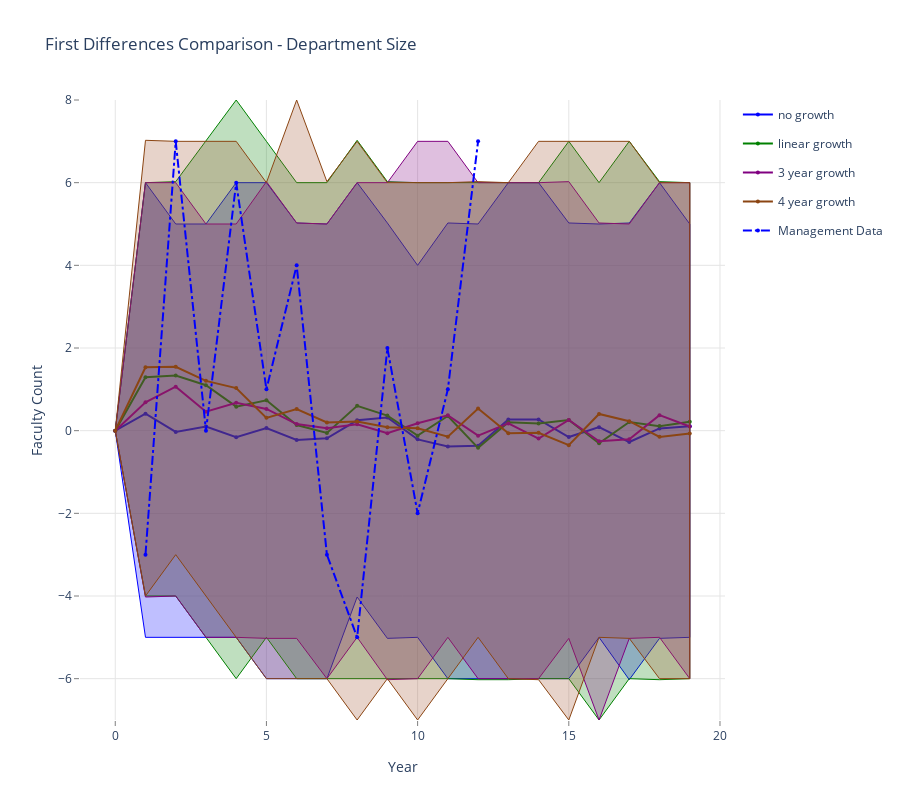

Notebook cell for this chart:
### Markdown cell above
## Plot of First Differences 

### Department Size first Differences

### Code cell
data = []
linecolors = ['rgb(0,0,255)', 'rgb(0,128,0)', 'rgb(128,0,128)', 'rgb(139,69,19)']
fillcolors = ['rgba(0,0,255,0.25)', 'rgba(0,128,0,0.25)', 'rgba(128,0,128,0.25)', 'rgba(160,82,45,0.25)']
legend_labels = ['no growth', 'linear growth', '3 year growth', '4 year growth']

for k,v in enumerate(mlist):
    data.append(go.Scatter(
        x=np.append(v['yr'], v['yr'].values[::-1]),
        y=np.append(v['deptn_1d_975'], v['deptn_1d_025'].values[::-1]),
        fill='tozerox',
        fillcolor=fillcolors[k],
        line=dict(color=linecolors[k],
                 width=1),
        legendgroup=legend_labels[k],
        showlegend=False,
        mode='lines',
        name=legend_labels[k],
    ))

    data.append(go.Scatter(
        x=v['yr'],
        y=v['deptn_1d_avg'],
        line=dict(color=linecolors[k],
                 width=2),
        legendgroup=legend_labels[k],
        showlegend=True,
        marker=dict(
            size=4),
        mode='lines+markers',
        name=legend_labels[k],
    ))


data.append(go.Scatter(
    x=v['yr'], 
    y=v['act_deptn_1d'],
    line=dict(color='blue',
             dash='dashdot'),
    name='Management Data',
    mode='lines+markers',
    marker=dict(
        size=4),

))

    
layout = go.Layout(
    title='First Differences Comparison - Department Size',
    height=800,
    width=900,
    paper_bgcolor='rgb(255,255,255)',
    plot_bgcolor='rgb(255,255,255)',
    xaxis=dict(
        visible=True,
        title='Year',
        gridcolor='rgb(229,229,229)',
        showgrid=True,
        showline=True,
        showticklabels=True,
        tickcolor='rgb(127,127,127)',
        ticks='outside',
        zeroline=False
    ),
    yaxis=dict(
        title='Faculty Count',
        gridcolor='rgb(229,229,229)',
        showgrid=True,
        showline=True,
        showticklabels=True,
        tickcolor='rgb(127,127,127)',
        ticks='outside',
        zeroline=False
    ),
)
fig = go.Figure(data=data, layout=layout)
plotly.offline.iplot(fig, filename= 'shaded_lines')

# export image for ingestion to pdf file.
# if not os.path.exists('images'):
#     os.mkdir('images')
# pio.write_image(fig, 'images/change_in_percentage_faculty_women.png')

### Figure 1 — Plotly figure (JSON) as saved in the notebook; plotly's stock layout.template omitted (floating-point values rounded to 4 significant figures)
{"data": [{"fill": "tozerox", "fillcolor": "rgba(0,0,255,0.25)", "legendgroup": "no growth", "line": {"color": "rgb(0,0,255)", "width": 1}, "mode": "lines", "name": "no growth", "showlegend": false, "type": "scatter", "x": [0, 1, 2, 3, 4, 5, 6, 7, 8, 9, 10, 11, 12, 13, 14, 15, 16, 17, 18, 19, 19, 18, 17, 16, 15, 14, 13, 12, 11, 10, 9, 8, 7, 6, 5, 4, 3, 2, 1, 0], "y": [0, 6, 5, 5, 6, 6, 5.025, 5, 6, 5.025, 4, 5.025, 5, 6, 6, 5.025, 5, 5.025, 6, 5, -5, -5.025, -6.025, -5, -6, -6, -6, -6, -6, -5, -5.025, -4.025, -6, -6, -6, -5, -5, -5, -5, 0]}, {"legendgroup": "no growth", "line": {"color": "rgb(0,0,255)", "width": 2}, "marker": {"size": 4}, "mode": "lines+markers", "name": "no growth", "showlegend": true, "type": "scatter", "x": [0, 1, 2, 3, 4, 5, 6, 7, 8, 9, 10, 11, 12, 13, 14, 15, 16, 17, 18, 19], "y": [0, 0.41, -0.03, 0.1, -0.16, 0.065, -0.225, -0.185, 0.25, 0.32, -0.21, -0.385, -0.365, 0.27, 0.27, -0.155, 0.085, -0.275, 0.055, 0.105]}, {"fill": "tozerox", "fillcolor": "rgba(0,128,0,0.25)", "legendgroup": "linear growth", "line": {"color": "rgb(0,128,0)", "width": 1}, "mode": "lines", "name": "linear growth", "showlegend": false, "type": "scatter", "x": [0, 1, 2, 3, 4, 5, 6, 7, 8, 9, 10, 11, 12, 13, 14, 15, 16, 17, 18, 19, 19, 18, 17, 16, 15, 14, 13, 12, 11, 10, 9, 8, 7, 6, 5, 4, 3, 2, 1, 0], "y": [0, 6, 6.025, 7.025, 8, 7, 6, 6, 7.025, 6.025, 6, 6, 6, 6, 6, 7, 6, 7, 6.025, 6, -6, -6.025, -6, -7, -6, -6, -6.025, -6.025, -6, -6, -6, -6, -6, -6, -5, -6, -5, -4, -4, 0]}, {"legendgroup": "linear growth", "line": {"color": "rgb(0,128,0)", "width": 2}, "marker": {"size": 4}, "mode": "lines+markers", "name": "linear growth", "showlegend": true, "type": "scatter", "x": [0, 1, 2, 3, 4, 5, 6, 7, 8, 9, 10, 11, 12, 13, 14, 15, 16, 17, 18, 19], "y": [0, 1.295, 1.335, 1.1, 0.58, 0.735, 0.135, -0.055, 0.6, 0.365, -0.12, 0.355, -0.415, 0.205, 0.175, 0.26, -0.305, 0.21, 0.11, 0.215]}, {"fill": "tozerox", "fillcolor": "rgba(128,0,128,0.25)", "legendgroup": "3 year growth", "line": {"color": "rgb(128,0,128)", "width": 1}, "mode": "lines", "name": "3 year growth", "showlegend": false, "type": "scatter", "x": [0, 1, 2, 3, 4, 5, 6, 7, 8, 9, 10, 11, 12, 13, 14, 15, 16, 17, 18, 19, 19, 18, 17, 16, 15, 14, 13, 12, 11, 10, 9, 8, 7, 6, 5, 4, 3, 2, 1, 0], "y": [0, 6, 6, 5, 5, 6.025, 5.025, 5, 6, 6, 7, 7, 6, 6, 6, 6.025, 5.025, 5, 6, 6, -6, -5, -5.025, -7, -5.025, -6, -6, -6, -5, -6, -6.025, -5, -6, -5.025, -5.025, -5, -5, -4, -4.025, 0]}, {"legendgroup": "3 year growth", "line": {"color": "rgb(128,0,128)", "width": 2}, "marker": {"size": 4}, "mode": "lines+markers", "name": "3 year growth", "showlegend": true, "type": "scatter", "x": [0, 1, 2, 3, 4, 5, 6, 7, 8, 9, 10, 11, 12, 13, 14, 15, 16, 17, 18, 19], "y": [0, 0.685, 1.065, 0.46, 0.675, 0.525, 0.16, 0.06, 0.155, -0.06, 0.18, 0.37, -0.12, 0.175, -0.19, 0.26, -0.255, -0.21, 0.375, 0.1]}, {"fill": "tozerox", "fillcolor": "rgba(160,82,45,0.25)", "legendgroup": "4 year growth", "line": {"color": "rgb(139,69,19)", "width": 1}, "mode": "lines", "name": "4 year growth", "showlegend": false, "type": "scatter", "x": [0, 1, 2, 3, 4, 5, 6, 7, 8, 9, 10, 11, 12, 13, 14, 15, 16, 17, 18, 19, 19, 18, 17, 16, 15, 14, 13, 12, 11, 10, 9, 8, 7, 6, 5, 4, 3, 2, 1, 0], "y": [0, 7.025, 7, 7, 7, 6, 8, 6.025, 7, 6, 6, 6, 6.025, 6, 7, 7, 7, 7, 6, 6, -6, -6, -5.025, -5, -7, -6.025, -6, -5, -6, -7, -6, -7, -6, -6, -6, -5, -4, -3, -4, 0]}, {"legendgroup": "4 year growth", "line": {"color": "rgb(139,69,19)", "width": 2}, "marker": {"size": 4}, "mode": "lines+markers", "name": "4 year growth", "showlegend": true, "type": "scatter", "x": [0, 1, 2, 3, 4, 5, 6, 7, 8, 9, 10, 11, 12, 13, 14, 15, 16, 17, 18, 19], "y": [0, 1.535, 1.545, 1.205, 1.03, 0.31, 0.525, 0.2, 0.22, 0.085, 0.06, -0.145, 0.535, -0.065, -0.05, -0.35, 0.405, 0.23, -0.15, -0.07]}, {"line": {"color": "blue", "dash": "dashdot"}, "marker": {"size": 4}, "mode": "lines+markers", "name": "Management Data", "type": "scatter", "x": [0, 1, 2, 3, 4, 5, 6, 7, 8, 9, 10, 11, 12, 13, 14, 15, 16, 17, 18, 19], "y": [null, -3, 7, 0, 6, 1, 4, -3, -5, 2, -2, 1, 7, null, null, null, null, null, null, null]}], "layout": {"height": 800, "paper_bgcolor": "rgb(255,255,255)", "plot_bgcolor": "rgb(255,255,255)", "title": {"text": "First Differences Comparison - Department Size"}, "width": 900, "xaxis": {"gridcolor": "rgb(229,229,229)", "showgrid": true, "showline": true, "showticklabels": true, "tickcolor": "rgb(127,127,127)", "ticks": "outside", "title": {"text": "Year"}, "visible": true, "zeroline": false}, "yaxis": {"gridcolor": "rgb(229,229,229)", "showgrid": true, "showline": true, "showticklabels": true, "tickcolor": "rgb(127,127,127)", "ticks": "outside", "title": {"text": "Faculty Count"}, "zeroline": false}}}
